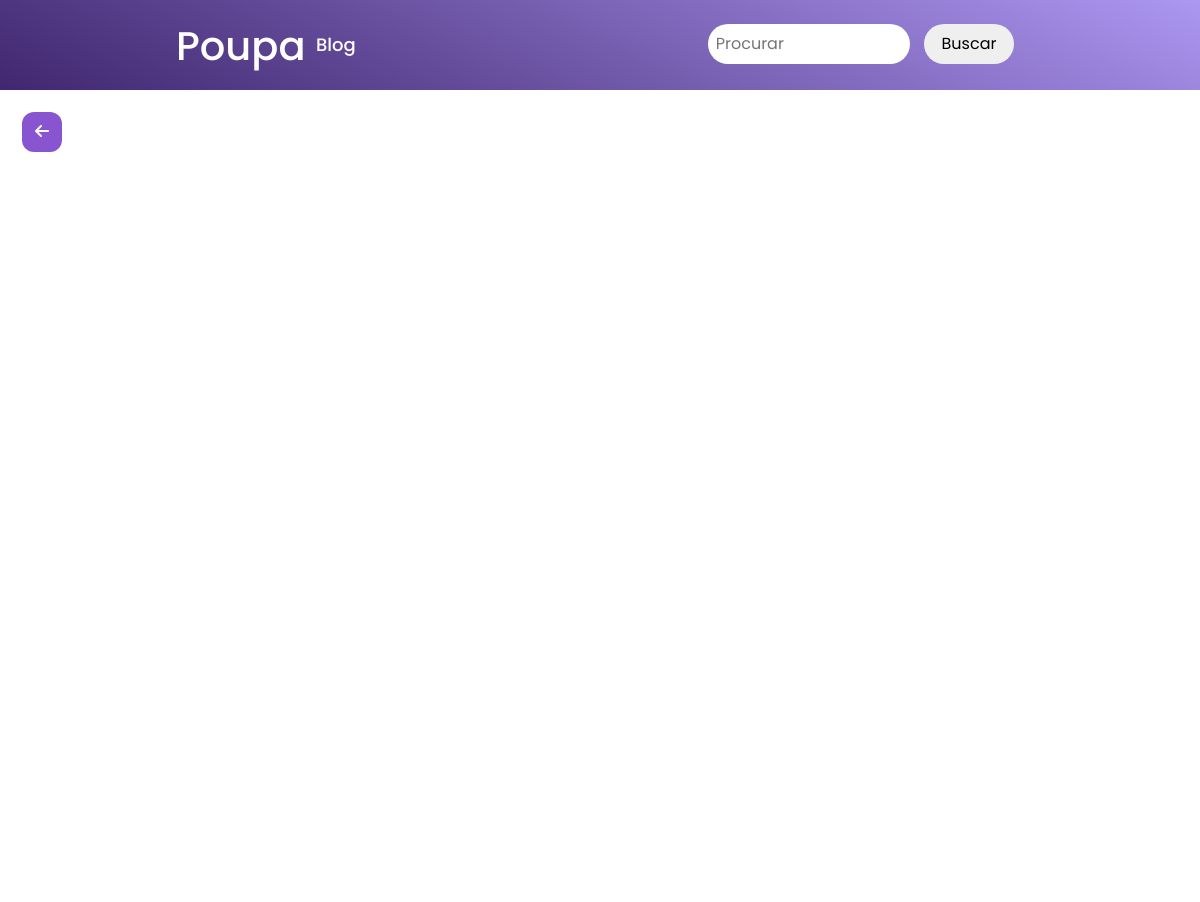
Before: /pages/blog/index.php with the older database file.
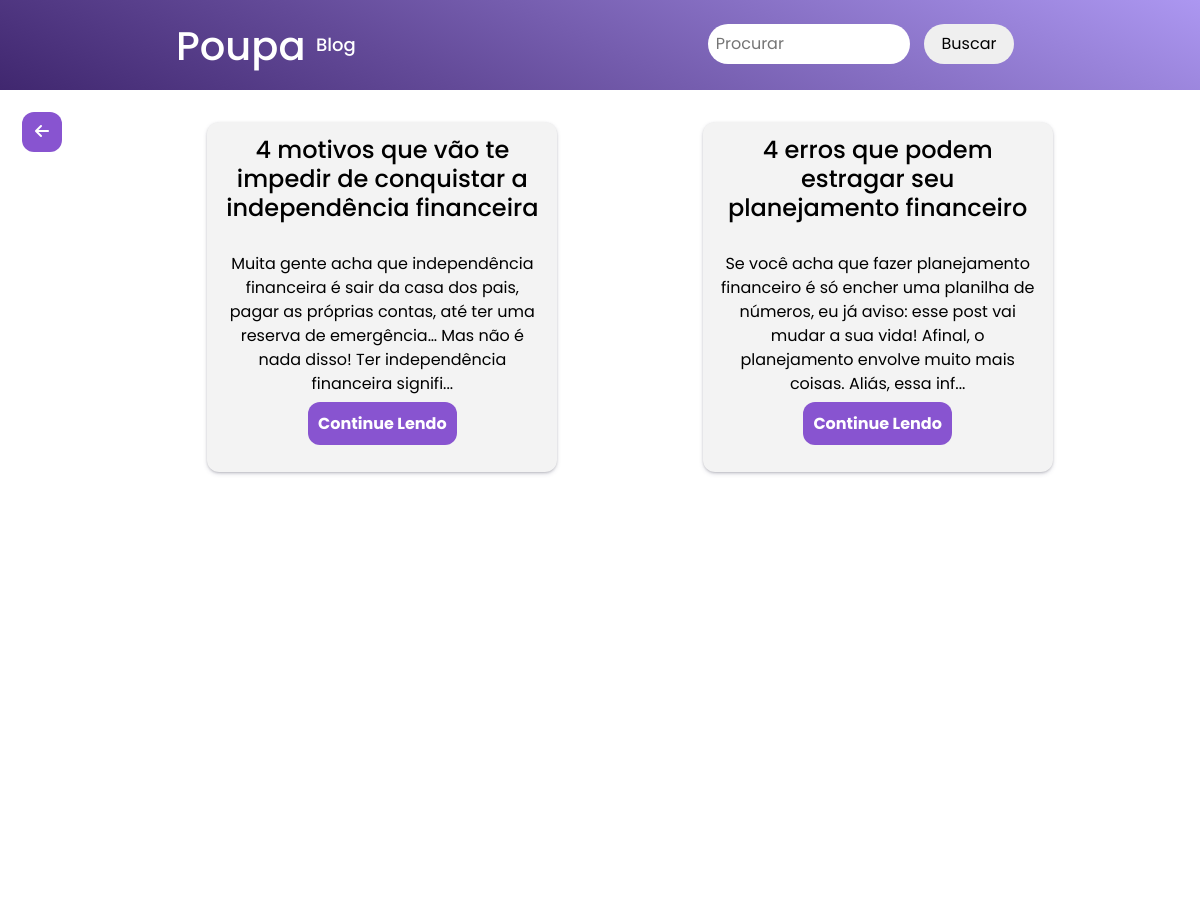
After: the same page with the newer database file.
### tables this page shows
CREATE TABLE `blog_posts` (
  `id` int(11) NOT NULL,
  `title` varchar(100) NOT NULL,
  `description` text NOT NULL,
  `text` text NOT NULL,
  `date` date NOT NULL,
  `creatorpost` varchar(255) NOT NULL,
  `origin` varchar(255) DEFAULT NULL,
  `views` int(11) DEFAULT '0',
  `coments` json DEFAULT NULL,
  `reactions` json DEFAULT NULL
);

### pages/blog/index.php (the view, shortened to what this page needs)
<?php
require_once('../../source/controller/connection.php');
try {
  $searchPosts = $connection->prepare("SELECT id, title, description, text, date, creatorpost, origin FROM blog_posts ORDER BY date DESC");
  $searchPosts->execute();
  if ($searchPosts->rowCount() > 0) {
    $row = $searchPosts->fetchAll(PDO::FETCH_ASSOC);
  }
} catch (PDOException $error) {
  die('Erro Ao Tentar Se Comunicar com o Servidor, Tente Novamente Mais Tarde.');
}
?>
<!DOCTYPE html>
<html lang="pt-br">
<head>
  <link href="https://cdn.jsdelivr.net/npm/bootstrap@5.0.2/dist/css/bootstrap.min.css" rel="stylesheet" />
  <link rel="stylesheet" href="../../source/root/root.css" />
  <link rel="stylesheet" href="../../source/styles/blog_page/main.css" />
  <link rel="stylesheet" href="../../source/styles/mobile/blog_page/main.css">
  <link rel="stylesheet" href="../../source/styles/components/button-back/main.css">
</head>
<body>
  <div class="nav_bar_top">
    <div class="row_nav_bar">
      <div class="left_logo">
        <a href="../../index.php">
          <h1>Poupa
            <sup>Blog</sup>
          </h1>
        </a>
      </div>
      <form action="index.php" method="get">
        <div class="right_menu">
          <div class="search-field">
            <input type="search" placeholder="Procurar" name="search" class="search-box" value="<?php if(isset($_GET['search'])){ echo $_GET['search'];}?>">
            <button type="submit" class="btn-search">
              Buscar
            </button>
          </div>
        </div>
      </form>
    </div>
  </div>
  <div class="container-content">
    <div class="content">
      <div class="btn_back_home">
        <a href="../../index.php">
          <i class="fas fa-arrow-left"></i>
        </a>
      </div>
      <?php
      foreach ($row as $getdata) { ?>
        <a href="view/post.php?id=<?php echo $getdata['id']; ?>">
          <div class="card-poster" style="margin-top: 20px;">
            <div class="title-post">
              <h1><?php echo $getdata['title']; ?></h1>
            </div>
            <div class="post_content">
              <p><?php echo  substr($getdata['description'], 0, 200); ?>...</p>
              <strong>
                <span class="read_more">Continue Lendo</span>
              </strong>
            </div>
          </div>
        </a>
      <?php
      }
      ?>
    </div>
  </div>
</body>
</html>

### source/root/root.css (style rules this page uses)
body { margin: 0 auto; padding: 0 auto; scroll-behavior: smooth; }
* { font-family: "Poppins", sans-serif; text-decoration: none !important; }
:root { --primary-color: #8854d0; --secondary-color: #a55eea; --button_color: #663399; --gradiente-color: linear-gradient(25deg, #40276f, #634a98, #8770c4, #ac97f1); --text-primary: #ffff; --input-background: #f3f3f3; }

### source/styles/blog_page/main.css (style rules this page uses)
.nav_bar_top { width: 100%; height: 90px; background-image: var(--gradiente-color); }
.row_nav_bar { display: flex; flex-direction: row; justify-content: space-around; align-items: center; height: 88px; }
.row_nav_bar > .left_logo { padding-top: 12px; }
.row_nav_bar > .left_logo > a { text-decoration: none; color: #ffff; font-family: "Poppins", sans-serif; }
.container-content { width: 100%; height: 100vh; background-color: #ffff; }
.content { margin: 12px; display: grid; grid-template-columns: auto auto auto; }
.card-poster { width: 350px; height: 350px; margin: 10px; background-color: var(--input-background); box-shadow: rgba(50, 50, 93, 0.25) 0px 2px 5px -1px, rgba(0, 0, 0, 0.3) 0px 1px 3px -1px; border-radius: 12px; transition: 0.2s; }
.title-post > h1 { color: #000; font-size: 24px; text-align: center; padding: 14px; }
.post_content { text-align: center; margin: 16px; color: #000; }
.read_more { width: 80px; height: 50px; background-color: var(--primary-color); color: var(--text-primary); padding: 10px; border-radius: 12px; transition: 0.2s; }
.right_menu > .search-field > .btn-search { border-radius: 24px; border: none; width: 90px; height: 40px; margin: 10px; transition: 0.2s; }
.right_menu > .search-field > .search-box { height: 40px; width: 202px; border-radius: 24px; border: none; padding-left: 8px; }

### source/styles/components/button-back/main.css (style rules this page uses)
.btn_back_home { display: flex; flex-direction: row; justify-content: flex-start; align-items: flex-start; width: 100%; }
.btn_back_home > a { width: 40px; margin: 10px; cursor: pointer; height: 40px; background-color: var(--primary-color); text-align: center; align-items: center; border-radius: 12px; transition: 0.2s; }
.btn_back_home > a > i { color: var(--text-primary); text-align: center; padding: 11px; }

### pages/blog/index.php (style rules this page uses)
.left_logo>a>h1>sup { font-size: 18px; }

Changed rows visible on the page:
added blog_posts: title "4 motivos que vão te impedir de conquistar a independência financeira", description "Muita gente acha que independência financeira é sair da casa dos pais, pagar as próprias contas, até ter uma reserva de emergência… Mas não é nada disso! Ter independência financeira signifi"
added blog_posts: title "4 erros que podem estragar seu planejamento financeiro", description "Se você acha que fazer planejamento financeiro é só encher uma planilha de números, eu já aviso: esse post vai mudar a sua vida! Afinal, o planejamento envolve muito mais coisas. Aliás, essa inf"
